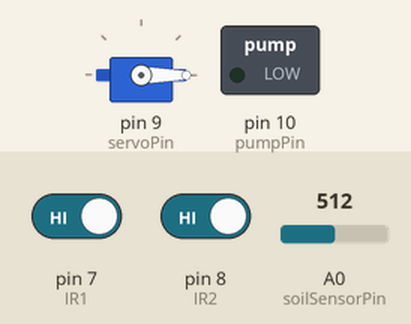
This sketch was run on a simulated Arduino Uno, built with avr-gcc and run on an emulated ATmega328P. On the bench: servo, switched loads named in the sketch (green lamp = pin HIGH). The test bench sets the inputs (shaded band); at power-on: pin 7 (IR1) HIGH, A0 (soilSensorPin) = 512, pin 8 (IR2) HIGH. What the sketch prints to the serial monitor is not drawn.

Above: at 2.2 s.
2.3 s: pin 7 (IR1) driven LOW
At 2.9 s:
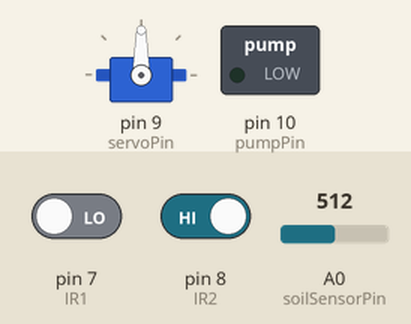
8.2 s: A0 (soilSensorPin) set to 586
10.3 s: A0 (soilSensorPin) set to 614
At 12.4 s:
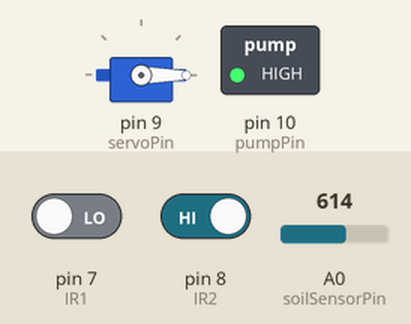
13.0 s: pin 8 (IR2) driven LOW
At 14.2 s:
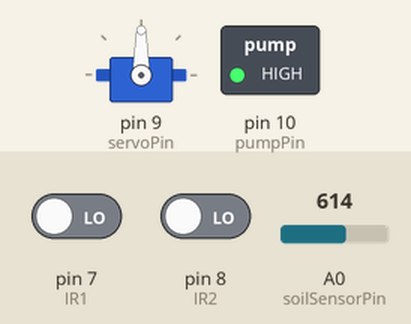
17.7 s: pin 8 (IR2) driven HIGH
At 18.5 s:
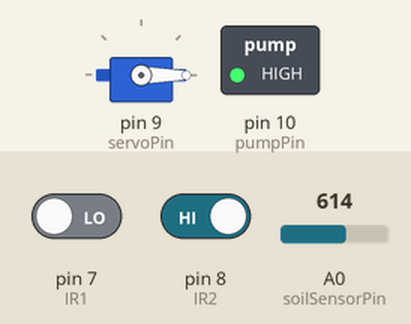
19.7 s: A0 (soilSensorPin) set to 590
At 21.7 s:
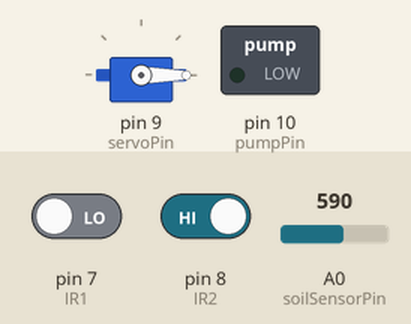
Timing chart, 0 to 23.1 s (numbered marks = the images above; inputs shaded):
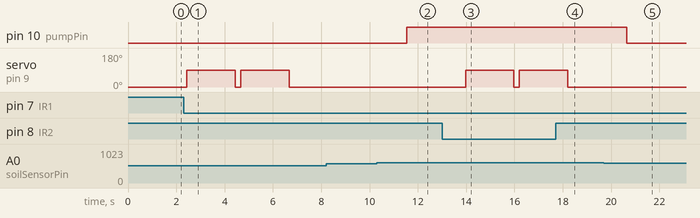

Measured:
- the behaviour switches between 600 and 601 on A0 (soilSensorPin) (found by bisection; images 1 and 2)
- after the input at 2.3 s, servo on pin 9 (servoPin): alternates 90° for 2.0 s and 0° for 0.23 s, starting after 0.14 s
- after the input at 8.2 s, every drawn part: stays the same
- after the input at 10.3 s, pin 10 (pumpPin): LOW → HIGH after 1.2 s
- after the input at 13.0 s, servo on pin 9 (servoPin): 0° → 90° after 0.98 s, → 0° 2.0 s later, → 90° 0.23 s later
- after the input at 17.7 s, servo on pin 9 (servoPin): 90° → 0° after 0.51 s
- after the input at 19.7 s, pin 10 (pumpPin): HIGH → LOW after 0.94 s

The sketch:

SEBA_soil_garage.ino
```cpp
#include <Wire.h>
#include <Servo.h>

// ===== Parking System =====
Servo myservo;

int IR1 = 7;           // Entry sensor on pin 7
int IR2 = 8;           // Exit sensor on pin 8

int servoPin = 9;      // Servo connected to pin 9
int totalSlots = 2;    // Total parking slots
int Slot = totalSlots;

int flag1 = 0;
int flag2 = 0;

bool isGateOpen = false;

// ===== Irrigation System =====
const int soilSensorPin = A0;
const int pumpPin = 10;
const int dryThreshold = 600;  // Adjust based on soil moisture sensor

unsigned long previousMoistureMillis = 0;
const long moistureInterval = 2000; // Every 2 seconds

void setup() {
  Serial.begin(9600);

  // Sensor setup
  pinMode(IR1, INPUT);
  pinMode(IR2, INPUT);

  // Servo setup (initially closed)
  myservo.attach(servoPin);
  myservo.write(0);
  isGateOpen = false;

  // Pump setup
  pinMode(pumpPin, OUTPUT);
  digitalWrite(pumpPin, LOW); // Pump off

  Serial.println("🔧 System Initialized (Parking + Irrigation)");
  delay(1000);
}

void loop() {
  // ===== Parking System =====
  if (digitalRead(IR1) == LOW && flag1 == 0) {
    if (Slot > 0) {
      flag1 = 1;
      if (flag2 == 0) {
        myservo.write(90);   // Open gate
        isGateOpen = true;
        Slot--;

        Serial.println("🚗 Car Entering...");
        delay(2000);  // Shortened delay

        myservo.write(0);    // Close gate
        isGateOpen = false;

        flag1 = 0;
        flag2 = 0;
      }
    } else {
      Serial.println("❌ Parking Full");
      delay(1000);  // Shortened delay
    }
  }

  if (digitalRead(IR2) == LOW && flag2 == 0) {
    flag2 = 1;
    if (flag1 == 0) {
      myservo.write(90);   // Open gate
      isGateOpen = true;
      Slot++;

      Serial.println("🚙 Car Exiting...");
      delay(2000);  // Shortened delay

      myservo.write(0);    // Close gate
      isGateOpen = false;

      flag1 = 0;
      flag2 = 0;
    }
  }

  // Display parking status
  int carsInside = totalSlots - Slot;
  Serial.print("Slots Left: ");
  Serial.print(Slot);
  Serial.print(" | Cars Inside: ");
  Serial.print(carsInside);
  Serial.print(" | Gate Open: ");
  Serial.println(isGateOpen ? "YES" : "NO");

  // ===== Irrigation System =====
  unsigned long currentMillis = millis();
  if (currentMillis - previousMoistureMillis >= moistureInterval) {
    previousMoistureMillis = currentMillis;

    int moisture = analogRead(soilSensorPin);
    Serial.print("Soil Moisture: ");
    Serial.println(moisture);

    if (moisture > dryThreshold) {
      digitalWrite(pumpPin, HIGH);
      Serial.println("⚠ Soil is dry - Pump ON");
    } else {
      digitalWrite(pumpPin, LOW);
      Serial.println("✅ Soil is moist - Pump OFF");
    }
  }

  delay(200); // Small delay to reduce CPU load
}
```
